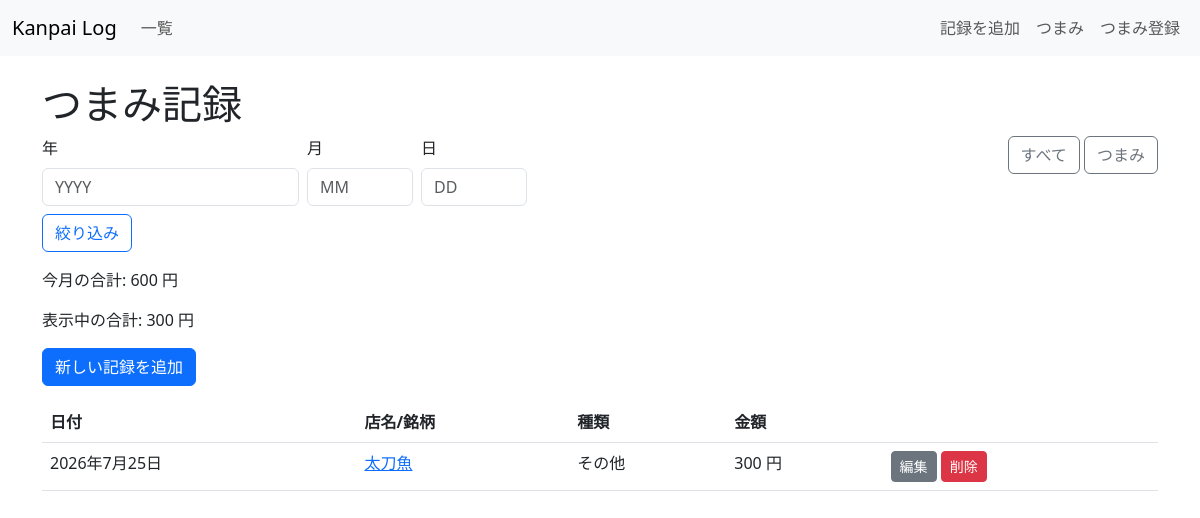
/tsumami/, run on the app's committed database.
### kanpai/models.py (models this page shows, shortened)
class Entry(models.Model):
    DRINK_CHOICES = [
        ("beer", "ビール"),
        ("sake", "日本酒"),
        ("shochu", "焼酎"),
        ("wine", "ワイン"),
        ("whisky", "ウイスキー"),
        ("cocktail", "カクテル"),
        ("other", "その他"),
    ]
    date = models.DateField()
    name = models.CharField(max_length=100)
    drink_type = models.CharField(max_length=20, choices=DRINK_CHOICES)
    price = models.PositiveIntegerField()
    memo = models.TextField(blank=True)
    created_at = models.DateTimeField(auto_now_add=True)
    updated_at = models.DateTimeField(auto_now=True)
    class Meta:
        ordering = ["-date", "-created_at"]

### kanpai/views.py (the view)
# urls.py: path('tsumami/', views.tsumami_list, name='tsumami_list'),
def tsumami_list(request):
    entries = Entry.objects.filter(
        Q(name__icontains='つまみ') | Q(memo__icontains='つまみ')
    ).order_by('-date')
    total = entries.aggregate(total=Sum('price'))['total'] or 0
    current_month_total = Entry.objects.filter(date__year=date.today().year, date__month=date.today().month).aggregate(total=Sum('price'))['total'] or 0
    return render(request, 'kanpai/entry_list.html', {
        'entries': entries,
        'total': total,
        'current_month_total': current_month_total,
        'filter_label': 'つまみ記録',
        'year': '',
        'month': '',
        'day': '',
        'tsumami_page': True,
    })

### templates/kanpai/entry_list.html
{% extends 'base.html' %}
{% block content %}
<div class="container mt-4">
  <h1>{{ filter_label|default:'Kanpai Log' }}</h1>
  <div class="row mb-3">
    <div class="col-md-6">
      <form method="get" class="row g-2 align-items-end">
        <div class="col-auto">
          <label class="form-label" for="year">年</label>
          <input id="year" name="year" type="number" value="{{ year }}" class="form-control" placeholder="YYYY">
        </div>
        <div class="col-auto">
          <label class="form-label" for="month">月</label>
          <input id="month" name="month" type="number" min="1" max="12" value="{{ month }}" class="form-control" placeholder="MM">
        </div>
        <div class="col-auto">
          <label class="form-label" for="day">日</label>
          <input id="day" name="day" type="number" min="1" max="31" value="{{ day }}" class="form-control" placeholder="DD">
        </div>
        <div class="col-auto">
          <button class="btn btn-outline-primary" type="submit">絞り込み</button>
        </div>
      </form>
    </div>
    <div class="col-md-6 text-end">
      <a class="btn btn-outline-secondary" href="{% url 'entry_list' %}">すべて</a>
      <a class="btn btn-outline-secondary" href="{% url 'tsumami_list' %}">つまみ</a>
    </div>
  </div>
  <p>今月の合計: {{ current_month_total }} 円</p>
  <p>表示中の合計: {{ total }} 円</p>
  <a class="btn btn-primary" href="{% url 'entry_create' %}">新しい記録を追加</a>
  <table class="table mt-3">
    <thead>
      <tr>
        <th>日付</th>
        <th>店名/銘柄</th>
        <th>種類</th>
        <th>金額</th>
        <th></th>
      </tr>
    </thead>
    <tbody>
      {% for entry in entries %}
      <tr>
        <td>{{ entry.date }}</td>
        <td><a href="{% url 'entry_detail' entry.pk %}">{{ entry.name }}</a></td>
        <td>{{ entry.get_drink_type_display }}</td>
        <td>{{ entry.price }} 円</td>
        <td>
          <a class="btn btn-sm btn-secondary" href="{% url 'entry_update' entry.pk %}">編集</a>
          <a class="btn btn-sm btn-danger" href="{% url 'entry_delete' entry.pk %}">削除</a>
        </td>
      </tr>
      {% empty %}
      <tr><td colspan="5">記録がありません</td></tr>
      {% endfor %}
    </tbody>
  </table>
</div>
{% endblock %}

### data on the page
Entry: date "2026年7月25日", name "太刀魚", drink_type "その他", price "300"

### other printed values
{{ filter_label|default:'Kanpai Log' }} "つまみ記録"
{{ current_month_total }} "600"
{{ total }} "300"
